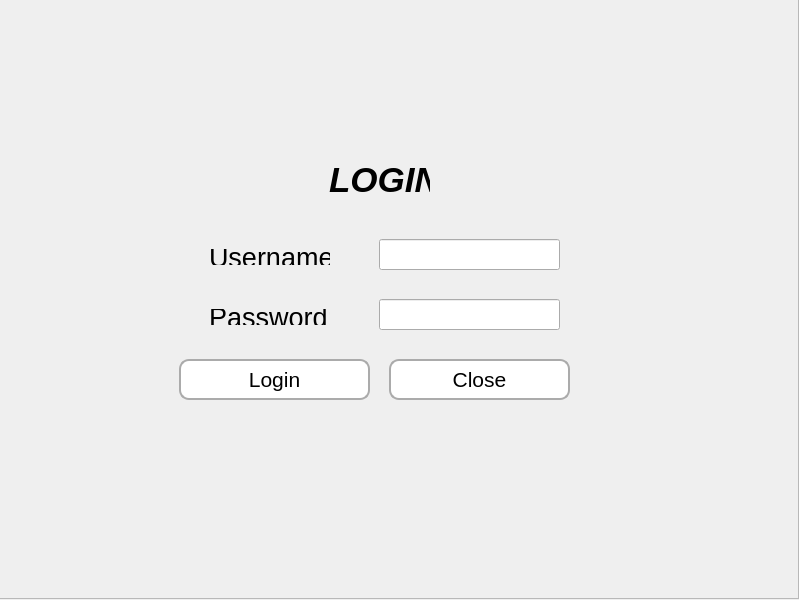
<?xml version="1.0" encoding="UTF-8"?>
<ui version="4.0">
 <class>LoginMainWindow</class>
 <widget class="QMainWindow" name="LoginMainWindow">
  <property name="geometry">
   <rect>
    <x>0</x>
    <y>0</y>
    <width>799</width>
    <height>600</height>
   </rect>
  </property>
  <property name="windowTitle">
   <string>MainWindow</string>
  </property>
  <widget class="QWidget" name="centralwidget">
   <widget class="QFrame" name="frame">
    <property name="geometry">
     <rect>
      <x>-1</x>
      <y>-1</y>
      <width>800</width>
      <height>600</height>
     </rect>
    </property>
    <property name="frameShape">
     <enum>QFrame::StyledPanel</enum>
    </property>
    <property name="frameShadow">
     <enum>QFrame::Raised</enum>
    </property>
    <widget class="QLabel" name="label_background">
     <property name="geometry">
      <rect>
       <x>0</x>
       <y>0</y>
       <width>800</width>
       <height>600</height>
      </rect>
     </property>
     <property name="text">
      <string/>
     </property>
     <property name="pixmap">
      <pixmap>WhiteGrey.png</pixmap>
     </property>
    </widget>
    <widget class="QLabel" name="label_logo">
     <property name="geometry">
      <rect>
       <x>180</x>
       <y>40</y>
       <width>401</width>
       <height>101</height>
      </rect>
     </property>
     <property name="text">
      <string/>
     </property>
     <property name="pixmap">
      <pixmap>logo.png</pixmap>
     </property>
     <property name="scaledContents">
      <bool>true</bool>
     </property>
    </widget>
    <widget class="QLabel" name="label_username">
     <property name="geometry">
      <rect>
       <x>210</x>
       <y>250</y>
       <width>121</width>
       <height>16</height>
      </rect>
     </property>
     <property name="font">
      <font>
       <pointsize>20</pointsize>
      </font>
     </property>
     <property name="text">
      <string>Username:</string>
     </property>
    </widget>
    <widget class="QLineEdit" name="input_username">
     <property name="geometry">
      <rect>
       <x>380</x>
       <y>240</y>
       <width>181</width>
       <height>31</height>
      </rect>
     </property>
     <property name="font">
      <font>
       <pointsize>15</pointsize>
      </font>
     </property>
     <property name="styleSheet">
      <string notr="true">QPushButton{
background-color: rgb(255, 255, 255);
border-radius: 10px;
border: 2px solid rgb(171, 171, 171);
}
QPushButton:hover {
    background-color:rgb(255, 226, 229);
}
QPushButton:pressed {
    background-color: rgb(218, 30, 60);
	color: rgb(255, 255, 255)
}</string>
     </property>
     <property name="text">
      <string/>
     </property>
    </widget>
    <widget class="QLabel" name="label_password">
     <property name="geometry">
      <rect>
       <x>210</x>
       <y>310</y>
       <width>121</width>
       <height>16</height>
      </rect>
     </property>
     <property name="font">
      <font>
       <pointsize>20</pointsize>
      </font>
     </property>
     <property name="text">
      <string>Password:</string>
     </property>
    </widget>
    <widget class="QLineEdit" name="input_password">
     <property name="geometry">
      <rect>
       <x>380</x>
       <y>300</y>
       <width>181</width>
       <height>31</height>
      </rect>
     </property>
     <property name="font">
      <font>
       <pointsize>15</pointsize>
      </font>
     </property>
     <property name="text">
      <string/>
     </property>
     <property name="echoMode">
      <enum>QLineEdit::Password</enum>
     </property>
    </widget>
    <widget class="QPushButton" name="pushbutton_login">
     <property name="geometry">
      <rect>
       <x>180</x>
       <y>360</y>
       <width>191</width>
       <height>41</height>
      </rect>
     </property>
     <property name="font">
      <font>
       <pointsize>16</pointsize>
      </font>
     </property>
     <property name="styleSheet">
      <string notr="true">QPushButton{
background-color: rgb(255, 255, 255);
border-radius: 10px;
border: 2px solid rgb(171, 171, 171);
}
QPushButton:hover {
    background-color:rgb(255, 226, 229);
}
QPushButton:pressed {
    background-color: rgb(218, 30, 60);
	color: rgb(255, 255, 255)
}</string>
     </property>
     <property name="text">
      <string>Login</string>
     </property>
    </widget>
    <widget class="QPushButton" name="pushbutton_close">
     <property name="geometry">
      <rect>
       <x>390</x>
       <y>360</y>
       <width>181</width>
       <height>41</height>
      </rect>
     </property>
     <property name="font">
      <font>
       <pointsize>16</pointsize>
      </font>
     </property>
     <property name="styleSheet">
      <string notr="true">QPushButton{
background-color: rgb(255, 255, 255);
border-radius: 10px;
border: 2px solid rgb(171, 171, 171);
}
QPushButton:hover {
    background-color:rgb(255, 226, 229);
}
QPushButton:pressed {
    background-color: rgb(218, 30, 60);
	color: rgb(255, 255, 255)
}</string>
     </property>
     <property name="text">
      <string>Close</string>
     </property>
    </widget>
    <widget class="QLabel" name="label_title">
     <property name="geometry">
      <rect>
       <x>330</x>
       <y>160</y>
       <width>101</width>
       <height>41</height>
      </rect>
     </property>
     <property name="font">
      <font>
       <family>Segoe UI</family>
       <pointsize>26</pointsize>
       <weight>87</weight>
       <italic>true</italic>
       <bold>true</bold>
      </font>
     </property>
     <property name="styleSheet">
      <string notr="true">font: 700 italic 26pt &quot;Segoe UI&quot;;</string>
     </property>
     <property name="text">
      <string>LOGIN </string>
     </property>
    </widget>
    <widget class="QLabel" name="label_warning">
     <property name="geometry">
      <rect>
       <x>240</x>
       <y>460</y>
       <width>251</width>
       <height>31</height>
      </rect>
     </property>
     <property name="font">
      <font>
       <pointsize>15</pointsize>
       <weight>75</weight>
       <bold>true</bold>
      </font>
     </property>
     <property name="styleSheet">
      <string notr="true">QLabel#lblWarning {
    color: red;
    font-weight: bold;
    font-size: 11pt;
}
</string>
     </property>
     <property name="text">
      <string/>
     </property>
    </widget>
   </widget>
  </widget>
 </widget>
 <resources/>
 <connections/>
</ui>
